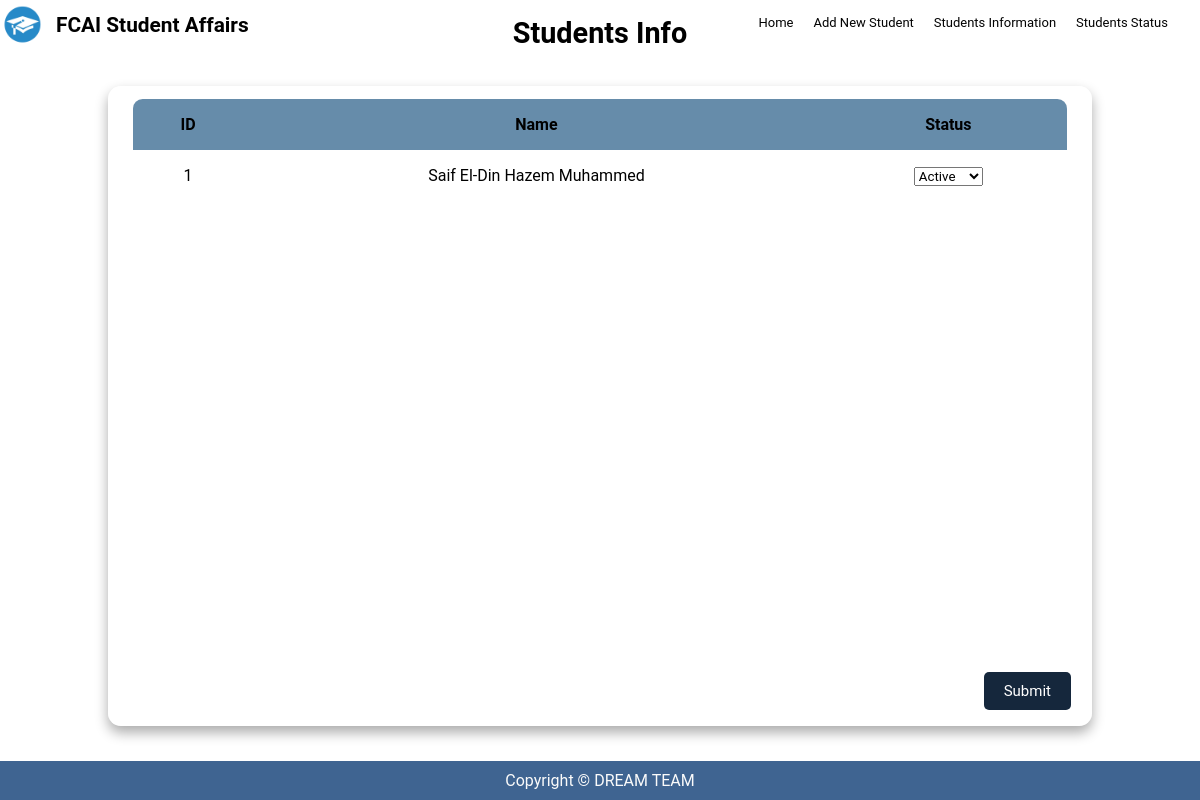
Page /status/ on the earlier database version.
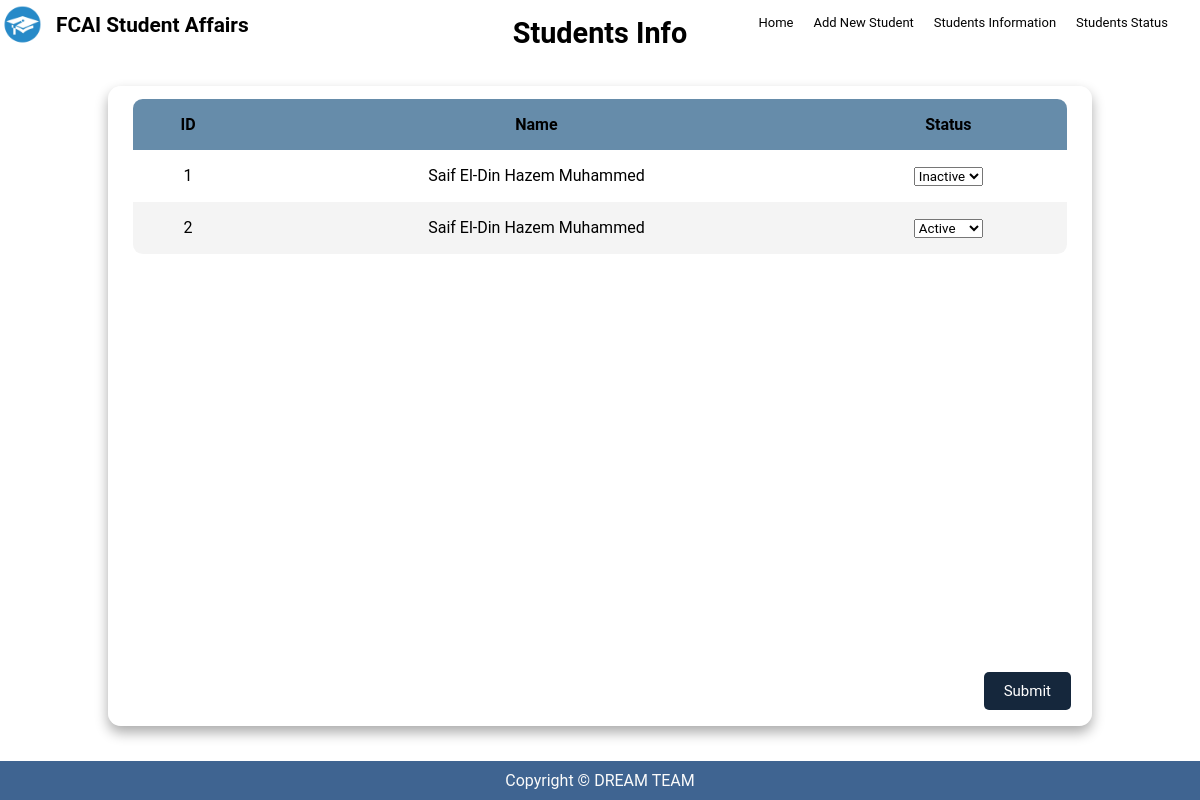
Same page on the later database version.
### students/models.py (models this page shows)
class Student(models.Model):
    name = models.CharField(max_length=50)
    status = models.CharField(max_length=25, choices=STATUS)
    birthDate = models.DateField()
    gpa = models.FloatField()
    phoneNumber = models.CharField(max_length=11)
    email = models.EmailField()
    gender = models.CharField(max_length=6, choices=GENDER)
    level = models.IntegerField(choices=LEVEL_CHOICES)
    department = models.CharField(max_length=25, choices=DEPARTMENTS)
    def __str__(self):
        return self.name

### students/views.py (the view)
# urls.py: path('status/', views.studentList, name='status'),
def studentList(request):
    allStudents = Student.objects.all()  # Get all students from the database
    context = {'allStudents': allStudents}
    return render(request, 'studentList.html', context)

### students/templates/studentList.html (shortened to what this page needs)
{% extends 'base.html' %}
{% block body %}
<section class="table__header">
  <h1 class="statusTitle">Students Info</h1>
</section>
<form action="" method="POST">
  <div class="allStatusTable">
    <main class="table" id="saifTable">
      <section class="table__body">
        <table>
          <thead>
            <tr>
              <th>ID</th>
              <th>Name</th>
              <th>Status</th>
            </tr>
          </thead>
          <tbody>
            {% for student in allStudents %}
            <div id="studentContainer">
              <tr>
                <td>{{ student.id }}</td>
                <td>{{ student }}</td>
                <td>
                  <select name="status_{{ student.id }}">
                    <option value="act" {% if student.status == "ACTIVE" %}selected{% endif %}>Active</option>
                    <option value="inact" {% if student.status == "INACTIVE" %}selected{% endif %}>Inactive</option>
                  </select>
                </td>
              </tr>
            </div>
            {% endfor %}
          </tbody>
          <div class="smallBtnArea">
            <input type="submit" value="Submit" onclick="return confirm('Are you sure?')" class="Btn" />
          </div>
        </table>
      </section>
    </main>
  </div>
</form>
{% endblock body %}

Differences in the rows shown:
changed Student id 1: status+id "Active" → "Inactive"
added Student: id "2", name "Saif El-Din Hazem Muhammed", status+id "Active"
